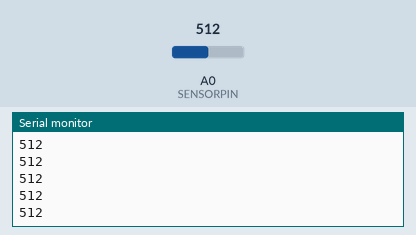
Recording of a sketch running on a simulated Arduino Uno, built with avr-gcc and run on an emulated ATmega328P. Parts: the last lines printed to the serial monitor. Inputs (shaded band) come from the test bench; at power-on: A0 (SENSORPIN) = 512.

Above: at 1.2 s.
1.3 s: A0 (SENSORPIN) set to 716
At 1.68 s:
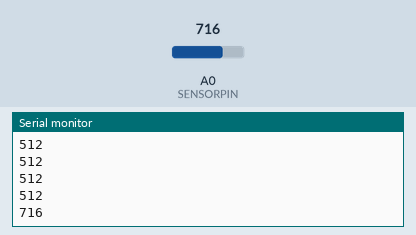
2.8 s: A0 (SENSORPIN) set to 900
At 2.93 s:
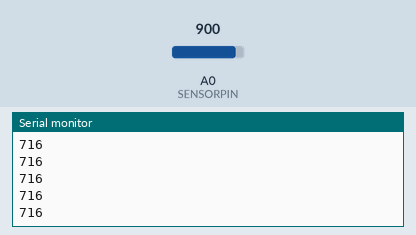
Timing chart, 0 to 5.8 s (numbered marks = the images above; inputs shaded):
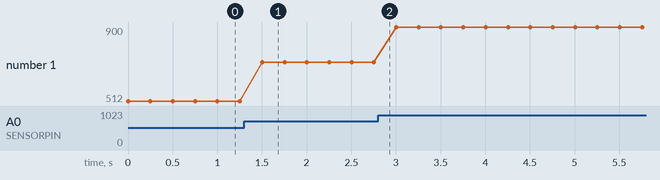

Measured:
- after the input at 1.3 s, the serial monitor: prints a new line after 0.20 s (image 1)
- plotted number 1: 512 → 716 after the input at 1.3 s, 716 → 900 after the input at 2.8 s

The sketch:

EMG_Sensor_Step1_DetectVoltage.ino
```cpp
// Figure out the voltage that the EMG Sensor is Emitting
// Later, use the same to move the motor

int SENSORPIN=A0;
int volts;

void setup() {
  // put your setup code here, to run once:
  Serial.begin(9600);
}

void loop() {
  // put your main code here, to run repeatedly:
  volts = analogRead(SENSORPIN);
  Serial.println(volts);
  delay(250);
}
```
